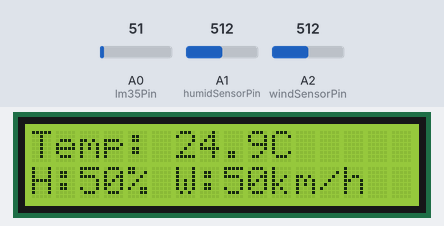
Simulated run of this sketch. Board: Arduino Uno, built with avr-gcc and run on an emulated ATmega328P. On the bench: 16×2 character LCD. The test bench sets the inputs (shaded band); at power-on: A1 (humidSensorPin) = 512, A2 (windSensorPin) = 512, A0 (lm35Pin) = 51.

Above: at 3.2 s.
3.3 s: A1 (humidSensorPin) set to 113
At 4.7 s:
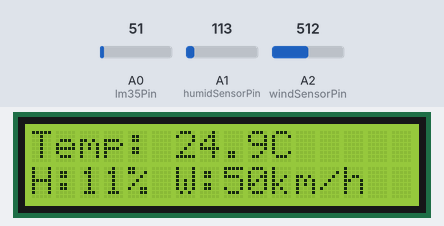
5.5 s: A1 (humidSensorPin) set to 92
At 6.6 s:
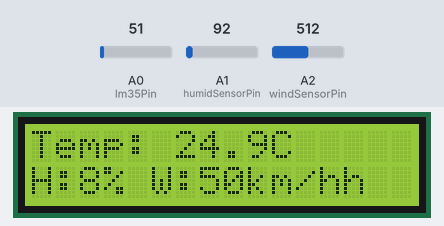
7.5 s: A2 (windSensorPin) set to 107
At 8.5 s:
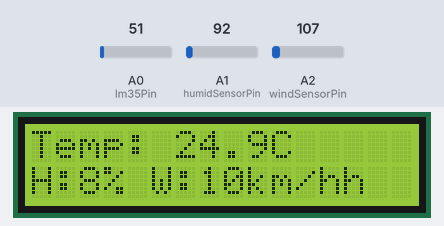
9.6 s: A2 (windSensorPin) set to 95
At 11.3 s:
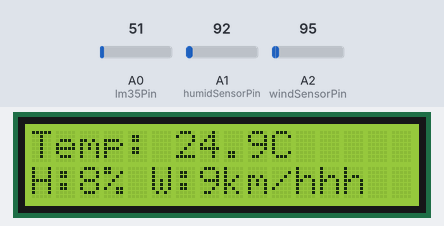
11.6 s: A0 (lm35Pin) set to 61
At 13.3 s:
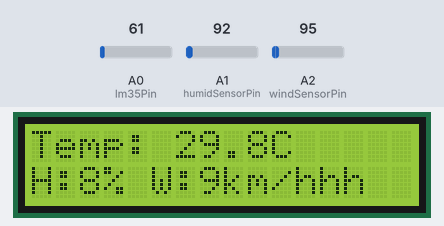
13.6 s: A0 (lm35Pin) set to 71
At 15.2 s:
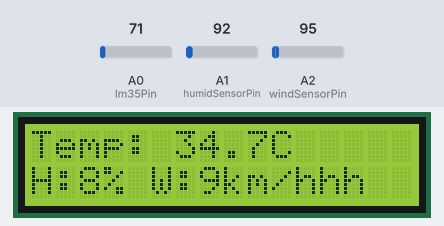
Timing chart, 0 to 16.6 s (numbered marks = the images above; inputs shaded):
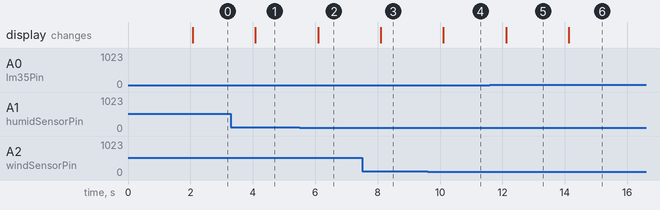

The sketch:

code10.ino
```cpp
#include <LiquidCrystal.h>

// Initialize the LCD with pins: RS, E, D4, D5, D6, D7
LiquidCrystal lcd(12, 11, 5, 4, 3, 2);

// Define sensor pins
const int lm35Pin = A0;        // LM35 temperature sensor
const int humidSensorPin = A1; // Soil moisture sensor (used as humidity sensor)
const int windSensorPin = A2;  // Potentiometer simulating a wind speed sensor

void setup() {
  lcd.begin(16, 2);
  lcd.print("Weather Station");
  delay(2000);
  lcd.clear();
}

void loop() {
  // Read temperature from LM35 (LM35 outputs 10 mV per °C)
  int lm35Raw = analogRead(lm35Pin);
  // Convert ADC reading to temperature in °C:
  // 5V/1024 ~ 4.88 mV per unit; LM35 gives 10 mV/°C.
  float temperature = (lm35Raw * (5.0 / 1024)) / 0.01;

  // Read the humidity sensor value and map it to a percentage.
  int humidRaw = analogRead(humidSensorPin);
  // For simulation, map the sensor's 0–1023 range to 0–100%.
  // (In a real system you’d calibrate this mapping based on your sensor's characteristics.)
  float humidity = map(humidRaw, 0, 1023, 0, 100);

  // Read the wind sensor (potentiometer) value and map it to wind speed.
  int windRaw = analogRead(windSensorPin);
  // Map the raw value to a wind speed range, e.g., 0–100 km/h.
  float windSpeed = map(windRaw, 0, 1023, 0, 100);

  // Update LCD Display:
  // First row: Temperature
  lcd.setCursor(0, 0);
  lcd.print("Temp: ");
  lcd.print(temperature, 1);  // One decimal place
  lcd.print("C   ");

  // Second row: Humidity (as percentage) and Wind Speed (km/h)
  lcd.setCursor(0, 1);
  lcd.print("H:");
  lcd.print(humidity, 0);     // Display as integer percentage
  lcd.print("% ");
  lcd.print("W:");
  lcd.print(windSpeed, 0);    // Display wind speed as an integer
  lcd.print("km/h");

  delay(1000);  // Update display every second
}
```

Measured:
- the behaviour switches between 103 and 102 on A1 (humidSensorPin) (found by bisection; images 1 and 2)
- the behaviour switches between 103 and 102 on A2 (windSensorPin) (found by bisection; images 3 and 4)
- after the input at 3.3 s, the display: changes after 0.78 s (image 1)
- after the input at 5.5 s, the display: changes after 0.59 s (image 2)
- after the input at 7.5 s, the display: changes after 0.60 s (image 3)
- after the input at 9.6 s, the display: changes after 0.51 s (image 4)
- after the input at 11.6 s, the display: changes after 0.52 s (image 5)
- after the input at 13.6 s, the display: changes after 0.53 s (image 6)
